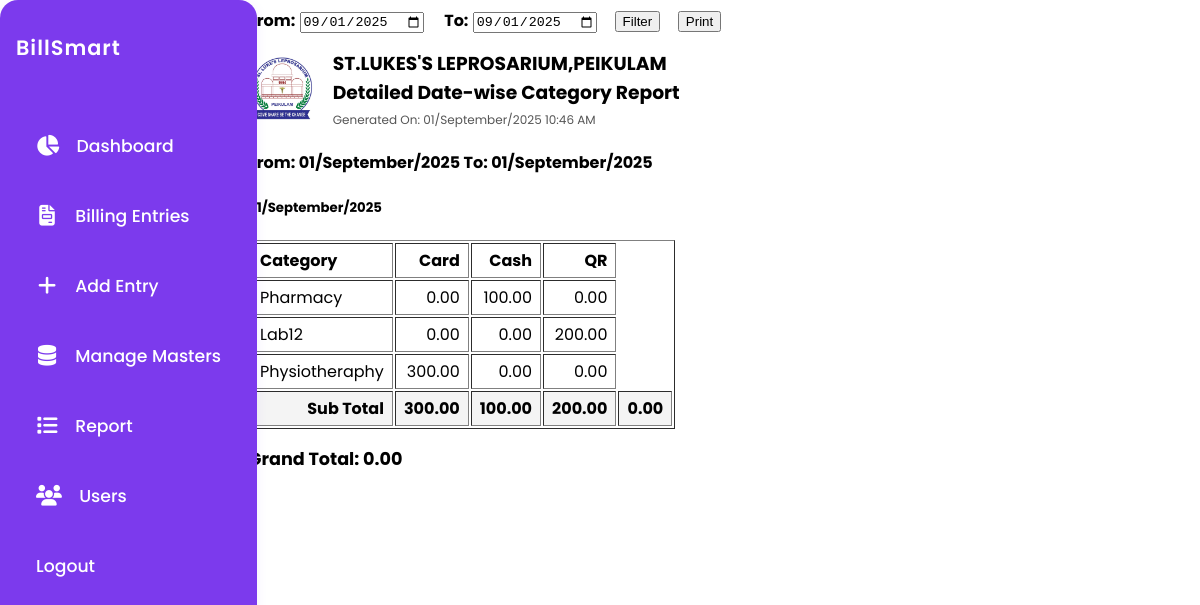
Page /daily_category_report (signed in) on the committed database.
### app.py (models this page shows)
class Category(db.Model):
    id = db.Column(db.Integer, primary_key=True)
    name = db.Column(db.String(100), unique=True, nullable=False)

### app.py (the view)
@app.route('/daily_category_report')
@login_required
def daily_category_report():
    today_str = datetime.now().strftime('%Y-%m-%d')
    from_date = request.args.get('from_date', today_str)
    to_date = request.args.get('to_date', today_str)
    from_dt = datetime.strptime(from_date, '%Y-%m-%d').date()
    to_dt = datetime.strptime(to_date, '%Y-%m-%d').date()
    results = db.session.query(
        HeaderEntry.date,
        Category.name.label('category'),
        PaymentType.name.label('payment_type'),
        db.func.sum(DetailsEntry.amount).label('total')
    )\
    .join(DetailsEntry, DetailsEntry.header_id == HeaderEntry.id)\
    .join(Category, DetailsEntry.category_id == Category.id)\
    .join(PaymentType, DetailsEntry.payment_type_id == PaymentType.id)\
    .filter(HeaderEntry.date >= from_dt, HeaderEntry.date <= to_dt, HeaderEntry.is_cancelled == False)\
    .group_by(HeaderEntry.date, Category.name, PaymentType.name)\
    .order_by(HeaderEntry.date, Category.name, PaymentType.name).all()
    data = {}
    payment_types = set()
    categories = set()
    for date, category, payment_type, total in results:
        payment_types.add(payment_type)
        categories.add(category)
        data.setdefault(date, {}).setdefault(category, {})[payment_type] = total or 0
    all_dates = sorted(data.keys())
    all_categories = [c.name for c in Category.query.order_by(Category.id).all() if c.name in categories]
    all_payment_types = sorted(payment_types)
    printed_datetime = datetime.now().strftime('%d/%B/%Y %I:%M %p')
    return render_template(
        'daily_category_report.html',
        data=data,
        all_dates=all_dates,
        all_categories=all_categories,
        all_payment_types=all_payment_types,
        from_date=from_date,
        to_date=to_date,
        printed_datetime=printed_datetime
    )

### app.py (called while the page is built, shortened)
def login_required(f):
    @wraps(f)
    def decorated_function(*args, **kwargs):
        if 'user_id' not in session:
            return redirect(url_for('login'))
        return f(*args, **kwargs)
    return decorated_function

@app.context_processor
def inject_usertype():
    return dict(session=session)

@app.template_filter('datetime')
def format_datetime(value, format='%d/%B/%Y'):
    if not value:
        return ''
    if isinstance(value, str):
        try:
            value = datetime.strptime(value, '%Y-%m-%d')
        except Exception:
            return value
    return value.strftime(format)

@app.before_request
def daily_backup():
    if not os.path.exists(BACKUP_DIR):
        os.makedirs(BACKUP_DIR)
    today = datetime.now().strftime('%Y-%m-%d')
    last_backup = None
    if os.path.exists(LAST_BACKUP_FILE):
        with open(LAST_BACKUP_FILE, 'r') as f:
            last_backup = f.read().strip()

### templates/daily_category_report.html (shortened to what this page needs)
<!DOCTYPE html>
<html lang="en">
<head>
</head>
<body>
    <div class="container">
        {% include '_navbar.html' %}
        <form method="get" style="margin-bottom:1em;">
            <label><b>From:</b> <input type="date" name="from_date" value="{{ from_date }}"></label>
            <label style="margin-left:1em;"><b>To:</b> <input type="date" name="to_date" value="{{ to_date }}"></label>
            <button type="submit" id ="filter-btn" style="margin-left:1em;">Filter</button>
            <button type="button" id ="print-btn" onclick="printReport()" style="margin-left:1em;">Print</button>
        </form>
        <div id="report-content">
            <div style="display: flex; align-items: center; justify-content: flex-start; margin-bottom: 8px;">
                <img src="/static/logo.jpg" alt="Logo" style="height:70px; width:auto; margin-right:18px; display:block;">
                <div style="flex:1;">
                    <h3 style="margin:0;">ST.LUKES'S LEPROSARIUM,PEIKULAM</h3>
                    <h3 style="margin:0;">Detailed Date-wise Category Report</h3>
                    <div style="font-size:12px; color:#555; margin-top:4px;">Generated On: {{ printed_datetime }}</div>
                </div>
            </div>
            <h4>
                From: {{ from_date|datetime('%d/%B/%Y') if from_date else '' }}
                To: {{ to_date|datetime('%d/%B/%Y') if to_date else '' }}
            </h4>
            {% for date in all_dates %}
                <h5>{{ date|datetime('%d/%B/%Y') }}</h5>
                <table border="1" cellpadding="4">
                    <tr>
                        <th>Category</th>
                        {% for pt in all_payment_types %}
                            <th>{{ pt }}</th>
                        {% endfor %}
                    </tr>
                    {% set date_subtotal = 0 %}
                    {% set payment_type_subtotals = [] %}
                    {% for pt in all_payment_types %}
                        {% set _ = payment_type_subtotals.append(0) %}
                    {% endfor %}
                    {% for cat in all_categories %}
                        {% set row_total = 0 %}
                        <tr>
                            <td>{{ cat }}</td>
                            {% for pt_idx in range(all_payment_types|length) %}
                                {% set pt = all_payment_types[pt_idx] %}
                                {% set amt = data[date].get(cat, {}).get(pt, 0) %}
                                <td style="text-align:right;">{{ '%.2f' % amt }}</td>
                                {% set row_total = row_total + amt %}
                                {% set payment_type_subtotals = payment_type_subtotals.__setitem__(pt_idx, payment_type_subtotals[pt_idx] + amt) or payment_type_subtotals %}
                            {% endfor %}
                        </tr>
                        {% set date_subtotal = date_subtotal + row_total %}
                    {% endfor %}
                    <tr style="font-weight:bold; background:#f4f4f4;">
                        <td style="text-align:right;">Sub Total</td>
                        {% for pt_idx in range(all_payment_types|length) %}
                            <td style="text-align:right;"><b>{{ '%.2f' % payment_type_subtotals[pt_idx] }}</b></td>
                        {% endfor %}
                        <td style="text-align:right;"><b>{{ '%.2f' % date_subtotal }}</b></td>
                    </tr>
                </table>
                {% if grand_total is defined %}
                    {% set grand_total = grand_total + date_subtotal %}
                {% else %}
                    {% set grand_total = date_subtotal %}
                {% endif %}
            {% endfor %}
            {% set overall_total = 0 %}
            {% for date in all_dates %}
                {% set date_subtotal = 0 %}
                {% for cat in all_categories %}
                    {% set row_total = 0 %}
                    {% for pt in all_payment_types %}
                        {% set amt = data[date].get(cat, {}).get(pt, 0) %}
                        {% set row_total = row_total + amt %}
                    {% endfor %}
                    {% set date_subtotal = date_subtotal + row_total %}
                {% endfor %}
                {% set overall_total = overall_total + date_subtotal %}
            {% endfor %}
            <div style="margin-top:1em; font-weight:bold; font-size:1.1em;">Grand Total: {{ '%.2f' % overall_total }}</div>
            </div>
        </div>
        <a href="{{ url_for('index') }}" class="back">Back</a>
</body>
</html>

### templates/daily_category_report.html (style rules this page uses)
th, td { text-align: right; padding: 4px 8px; }
th:first-child, td:first-child { text-align: left; }

### templates/_navbar.html (style rules this page uses)
body { font-family: 'Poppins', Arial, sans-serif; }
.container { margin-left: 240px !important; max-width: 900px; }

### rows in the picture
Category: name "Pharmacy", amt "0.00" "100.00" "0.00"
Category: name "Lab12", amt "0.00" "0.00" "200.00"
Category: name "Physiotheraphy", amt "300.00" "0.00" "0.00"

### other values in the picture
{{ from_date|datetime('%d/%B/%Y') if from_date else '' }} "01/September/2025"
{{ to_date|datetime('%d/%B/%Y') if to_date else '' }} "01/September/2025"
{{ date|datetime('%d/%B/%Y') }} "01/September/2025"
{{ pt }} "Card" "Cash" "QR"
{{ '%.2f' % payment_type_subtotals[pt_idx] }} "300.00" "100.00" "200.00"
{{ '%.2f' % date_subtotal }} "0.00"
{{ '%.2f' % overall_total }} "0.00"
